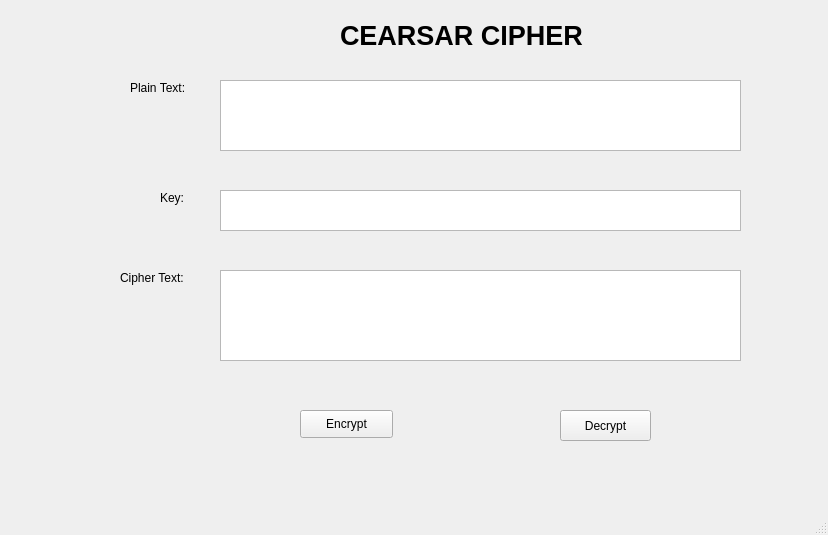
<?xml version="1.0" encoding="UTF-8"?>
<ui version="4.0">
 <class>MainWindow</class>
 <widget class="QMainWindow" name="MainWindow">
  <property name="geometry">
   <rect>
    <x>0</x>
    <y>0</y>
    <width>828</width>
    <height>535</height>
   </rect>
  </property>
  <property name="windowTitle">
   <string>MainWindow</string>
  </property>
  <widget class="QWidget" name="centralwidget">
   <widget class="QLabel" name="label">
    <property name="geometry">
     <rect>
      <x>340</x>
      <y>20</y>
      <width>311</width>
      <height>31</height>
     </rect>
    </property>
    <property name="minimumSize">
     <size>
      <width>111</width>
      <height>16</height>
     </size>
    </property>
    <property name="font">
     <font>
      <pointsize>20</pointsize>
      <weight>75</weight>
      <bold>true</bold>
     </font>
    </property>
    <property name="text">
     <string>CEARSAR CIPHER</string>
    </property>
   </widget>
   <widget class="QLabel" name="label_2">
    <property name="geometry">
     <rect>
      <x>130</x>
      <y>80</y>
      <width>61</width>
      <height>16</height>
     </rect>
    </property>
    <property name="text">
     <string>Plain Text:</string>
    </property>
   </widget>
   <widget class="QLabel" name="label_3">
    <property name="geometry">
     <rect>
      <x>160</x>
      <y>190</y>
      <width>31</width>
      <height>16</height>
     </rect>
    </property>
    <property name="text">
     <string>Key:</string>
    </property>
   </widget>
   <widget class="QLabel" name="label_4">
    <property name="geometry">
     <rect>
      <x>120</x>
      <y>270</y>
      <width>71</width>
      <height>16</height>
     </rect>
    </property>
    <property name="text">
     <string>Cipher Text:</string>
    </property>
   </widget>
   <widget class="QTextBrowser" name="txt_cipher_text">
    <property name="geometry">
     <rect>
      <x>220</x>
      <y>270</y>
      <width>521</width>
      <height>91</height>
     </rect>
    </property>
   </widget>
   <widget class="QPushButton" name="btn_encrypt">
    <property name="geometry">
     <rect>
      <x>300</x>
      <y>410</y>
      <width>93</width>
      <height>28</height>
     </rect>
    </property>
    <property name="text">
     <string>Encrypt</string>
    </property>
   </widget>
   <widget class="QPushButton" name="btn_decrypt">
    <property name="geometry">
     <rect>
      <x>560</x>
      <y>410</y>
      <width>91</width>
      <height>31</height>
     </rect>
    </property>
    <property name="text">
     <string>Decrypt</string>
    </property>
   </widget>
   <widget class="QTextEdit" name="txt_plain_text">
    <property name="geometry">
     <rect>
      <x>220</x>
      <y>80</y>
      <width>521</width>
      <height>71</height>
     </rect>
    </property>
   </widget>
   <widget class="QTextEdit" name="txt_key">
    <property name="geometry">
     <rect>
      <x>220</x>
      <y>190</y>
      <width>521</width>
      <height>41</height>
     </rect>
    </property>
   </widget>
  </widget>
  <widget class="QMenuBar" name="menubar">
   <property name="geometry">
    <rect>
     <x>0</x>
     <y>0</y>
     <width>828</width>
     <height>26</height>
    </rect>
   </property>
  </widget>
  <widget class="QStatusBar" name="statusbar"/>
 </widget>
 <resources/>
 <connections/>
</ui>
